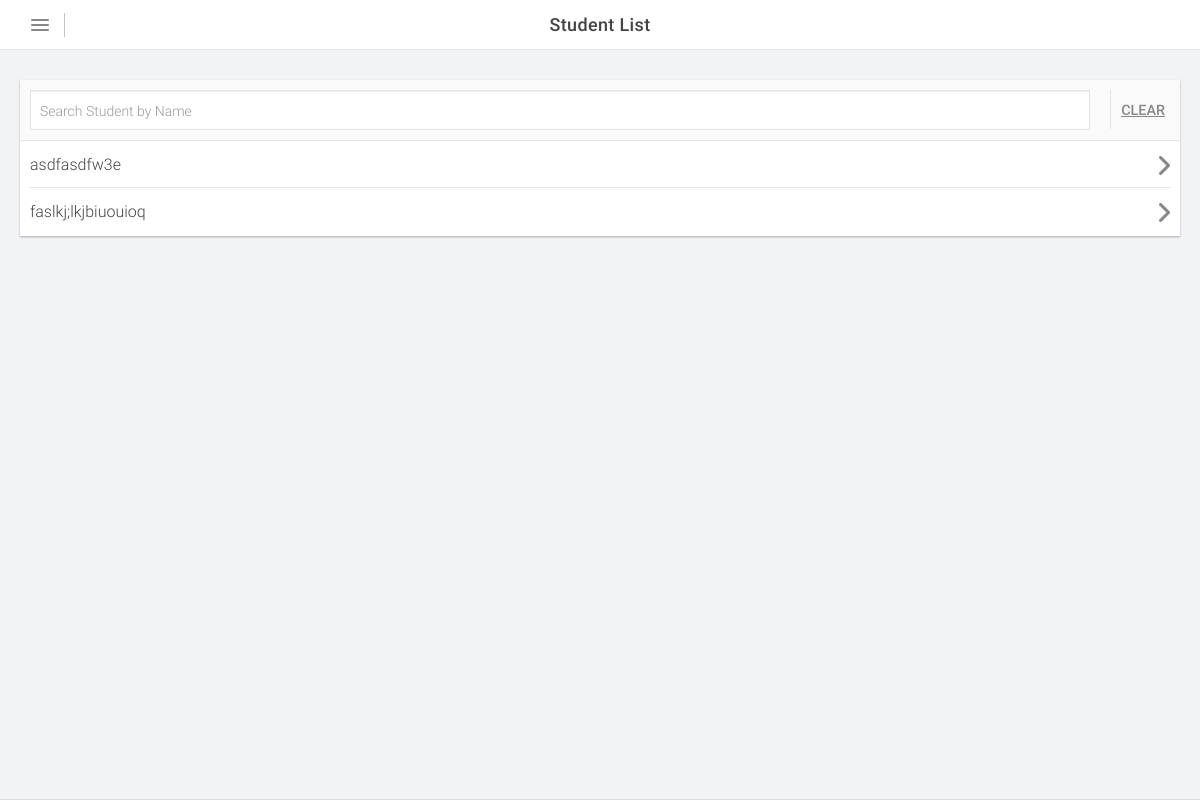
The page /studentList.html (signed in) on the database as committed earlier.
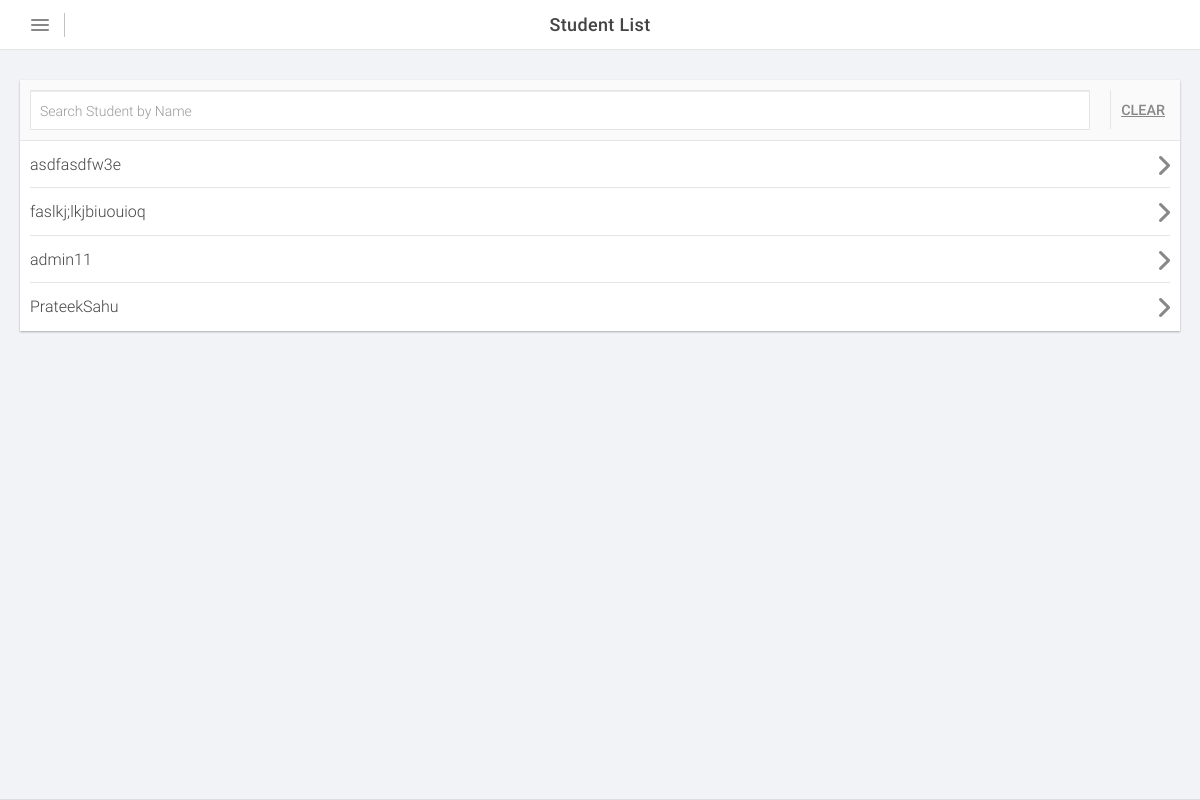
The same page on the database as committed later.
### proctorapp/models.py (models this page shows, shortened)
class User(db.Model):
    id = db.Column(db.Integer, primary_key=True)
    username = db.Column(db.String(20), unique=True, nullable=False)
    email = db.Column(db.String(120), unique=True, nullable=False)
    name = db.Column(db.String(20), nullable=False)
    password = db.Column(db.String(60), nullable=False)
    isAdmin = db.Column(db.Boolean, nullable=False)

### proctorapp/routes.py (the view)
@app.route("/studentList.html")
def studentList():
    data = User.query.filter_by(isAdmin=False)
    return render_template(
        "studentList.html",
        data={"user": session['user'], "students": data.all()},
    )

### proctorapp/templates/studentList.html (shortened to what this page needs)
<!DOCTYPE html>
<html>
<head lang="en">
    <link href="../static/css/bootstrap.css" rel="stylesheet">
    <link href="../static/css/app.css" rel="stylesheet">
</head>
<body class="hideSlideMenu">
    <header>
        <div class="cntWrap clearfix">
            <div class="headLeft">
                <a href="#" id="tglNav"></a>
            </div>
            <div class="headTitle">
                <h3>Student List</h3>
            </div>
        </div>
    </header>
    <div id="container">
        <section>
            <div class="cntWrap">
                <ul class="list noTitle" id="colleagueList">
                    <li class="tblRow">
                        <div class="tblCell"><input type="text" class="form-control" id="search"
                                placeholder="Search Student by Name"></div>
                        <div class="tblCell"><a href="#" class="cancelSearch">Clear</a></div>
                    </li>
                    {% for std in data.students %}
                    <li class="link">
                        <a href="dummy.html" class="citizen">{{std.name}}</a>
                    </li>
                    {% endfor %}
                </ul>
            </div>
        </section>
    </div>
</body>
</html>

### proctorapp/static/css/app.css (style rules this page uses)
body, html { height: 100%; }
body { padding: 0; margin: 0; font-family: 'Roboto', sans-serif; font-weight: 300; min-width: 300px; background: #f1f3f7; color:#444444; font-size: 16px; line-height: 1.4em; }
ul, ol { margin: 0; padding: 0; list-style: none; }
a, a:focus { color:#444; text-decoration: underline; outline: 0; }
h1, h2, h3, h4, h5 { color:#444444; font-weight: 500; letter-spacing: .02em; }
h3 { font-size: 112.5%; }
.form-control { height: 40px; padding: 9px; }
input[type=text], input[type=password], input[type=date], input[type=number], input[type=time], textarea, select { background:#ffffff; border:1px solid #e5e5e5 !important; border-radius:0 !important; color: #444; }
header, .citizenBar { border-bottom: 1px solid #e5e5e5; background: #fff; z-index: 5; position: fixed; top: 0; right: 0; left: 0; transition: left 0.2s; }
#container { min-height: 100%; overflow-x: hidden; margin-left: 0; transition: margin-left 0.2s; margin-top: 0; padding-top: 108px; }
.noCitizenBar { padding-top: 50px !important; }
@media ( min-width: 1000px ) { header, .citizenBar, footer { left: 240px; } }
@media ( min-width: 1000px ) { #container { margin-left: 240px; } }
@media ( min-width: 1000px ) { body.hideSlideMenu header, body.hideSlideMenu .citizenBar, body.hideSlideMenu footer { left: 0; } }
@media ( min-width: 1000px ) { body.hideSlideMenu #container { margin-left: 0; height: auto; overflow-y: auto; } }
.cntWrap { margin: 0 auto; padding: 0 20px; max-width: 1200px; -webkit-transition: padding 0.2s ease; -moz-transition: padding 0.2s ease; transition: padding 0.2s ease; }
.headLeft, .headRight, .headTitle { height: 49px; position: relative; }
.headLeft { float:left; }
.headLeft > a, .headRight > a, .moreNav > a { width: 40px; height: 49px; display: inline-block; background: url("../imgs/sprite-icons.png") no-repeat; }
.headTitle { margin:0 80px; overflow: hidden; padding: 0 10px; }
.headTitle h3 { margin: auto; text-align: center; position: relative; top: 50%; white-space: nowrap; overflow: hidden; text-overflow: ellipsis; -ms-transform: translateY(-50%); -webkit-transform: translateY(-50%); transform: translateY(-50%); }
#tglNav { background-position: center 19px; }
.list { background: #fff; list-style: none; padding-left: 0; margin-bottom: 15px; box-shadow: 0 1px 2px 0 rgba(0,0,0,0.3); }
.noTitle { margin-top: 30px; }
.list > li { padding: 0 10px; }
.list > li > div, .list > li > a { padding: 12px 0; border-bottom: 1px solid #e5e5e5; zoom: 1; display: block; text-decoration: none; }
.list > li > div:after, .list > li > a:after { content:""; clear:both; display:block; }
.list > li:last-child > div, .list > li:last-child > a { border-bottom: 1px solid transparent; }
.list > li.link { background: url("../imgs/icon-listAero.png") no-repeat center right; overflow: hidden; }
.list > li.link > div, .list > li.link > a { padding-right: 24px; }
.list > li > div a { color: #0096bb; }
.tblRow { border-bottom: 1px solid #e5e5e5; padding-left: 0; list-style: none; background-color: #fafafa; }
.tblRow .tblCell { display: table-cell; vertical-align: middle; width: 100%; padding: 10px; }
li.tblRow { padding: 0; }
li.tblRow .cancelSearch { color: #888; }
.list .tblRow div { border-bottom: none; }
.cancelSearch { border-left: 1px solid #e5e5e5; color: #888888; padding: 10px; font-weight: 500; font-size: 90%; padding-right: 5px; text-transform: uppercase; }

Rows that differ between the two databases and show on the page:
added User: name "admin11"
added User: name "PrateekSahu"
